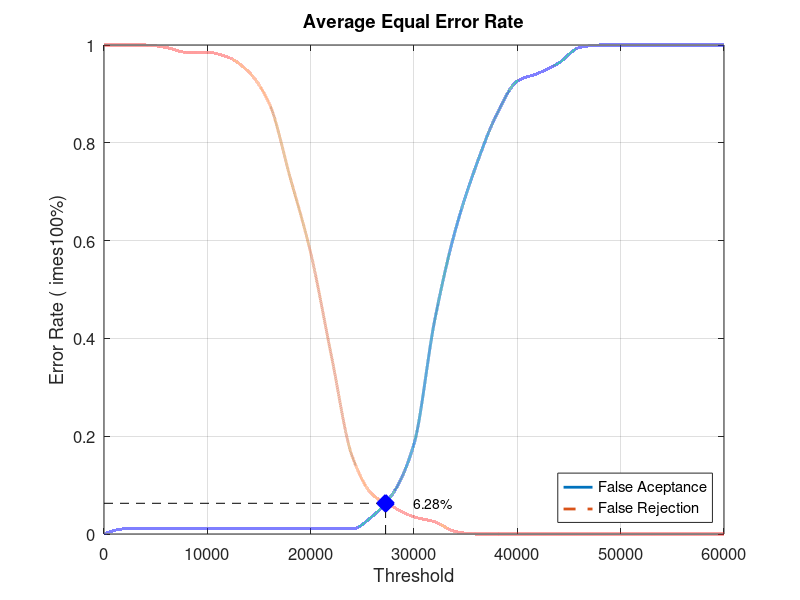
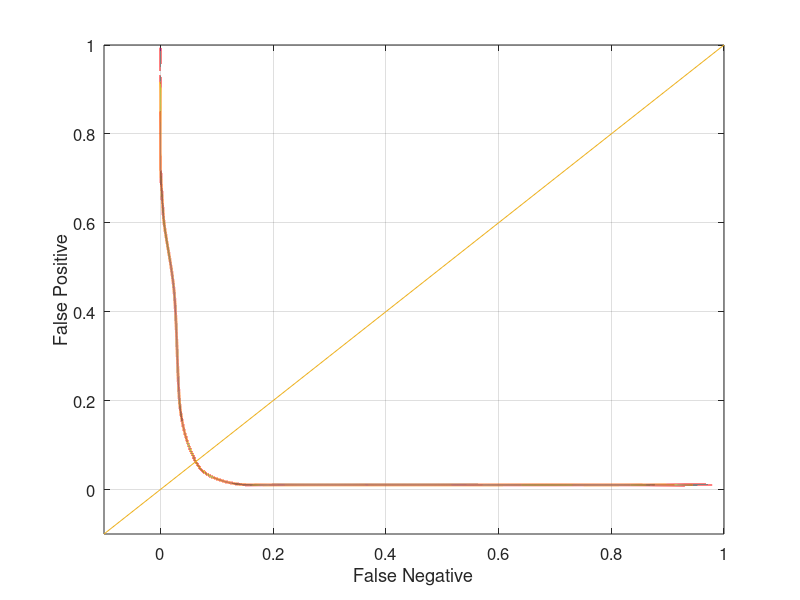

Reproduce these figures in MATLAB, in order.
close all;
clear;
clc;
x = 0:2000:60000;
xq = 0:0.5:60000;

y0 = [0 0.0105263 0.0105263 0.0105263 0.0105263 0.0105263 0.0105263 0.0105263 0.0105263 0.0105263 0.0105263 0.0105263 0.0105263 0.0368421 0.0842105 0.184211 0.436842 0.621053 0.752632 0.857895 0.926316 0.942105 0.963158 0.994737 1 1 1 1 1 1 1]
yy0 = interp1(x, y0, xq, 'pchip');
y1 = [1 1 1 0.995 0.985 0.985 0.975 0.945 0.88 0.73 0.575 0.365 0.16 0.08 0.055 0.035 0.025 0.005 0 0 0 0 0 0 0 0 0 0 0 0 0]
yy1 = interp1(x, y1, xq, 'pchip');

% Calculating EER: 
y2 = abs(y0 - y1);
find(y2 == min(y2))
yy2 = abs(yy0 - yy1);
xEER = find(yy2 == min(yy2));
xEERIndex = xq(xEER) % X-axis EER
yEER = yy0(xEER) % Y-axis EER

main = figure
plot(xq, yy0,'-','LineWidth', 2);	hold on
plot(xq, yy1,'--','LineWidth', 2);	hold on
plot([xEERIndex xEERIndex], [0 yEER], 'k--');	hold on
plot([0 xEERIndex], [yEER yEER], 'k--');	hold on
plot(xEERIndex, yEER, 'bx', 'LineWidth', 10);	hold on
text(xEERIndex + 10 * xEERIndex / 100, yEER, [num2str(round((10000 * yEER)) / 100) '%'])
legend('False Aceptance', 'False Rejection', 'Location', 'SouthEast')
xlabel('Threshold')
ylabel('Error Rate (	imes100%)')
title('Average Equal Error Rate')
set(gca, 'FontSize', 12)
axis([0 60000 0 1])
grid on

print(main, 'Database2_2Main', '-dpng');
FNRxFPR = figure('Color', [1 1 1]);
plot(yy1, yy0, '-', yy1, yy0, 'LineWidth', 2);
hold on
y = -0.1:0.1:1
plot(y, y); 
set(gca, 'FontSize', 12)
xlabel('False Negative')
ylabel('False Positive')
axis([-0.1 1 -0.1 1])
set(gca, 'FontSize', 12)
grid on

print(FNRxFPR, 'Database2_2FNRxFPR','-dpng');
